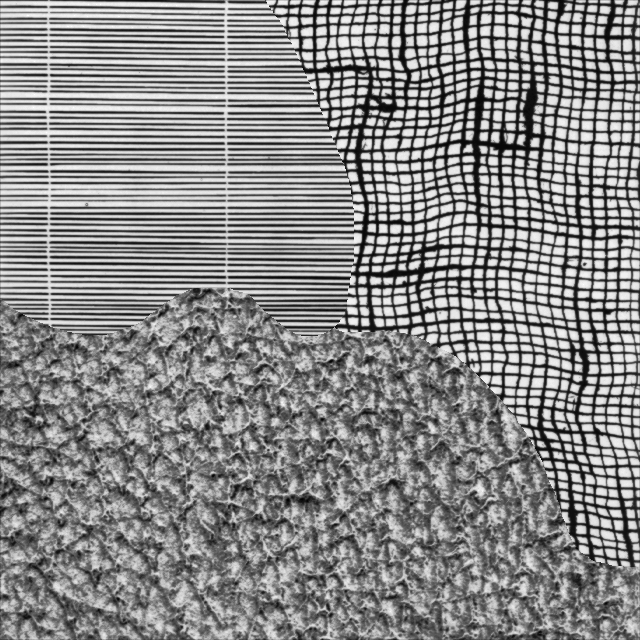
#> input picture Chapter04/3labels/training_image.png, 640 x 640 px
$ python local_features.py
#> lines starting #> are read from the running program, lines starting #| are printed output that depends on the picture
"""
Helping functions for extracting features from images

Vedrana Andersen Dahl (vand@dtu.dk)
Anders Bjorholm Dahl (abda@dtu.dk)
"""

#%%
import numpy as np
import scipy.ndimage


######################################################################################
######################################################################################
#                       GAUSSIAN DERIVATIVE FEATURES
######################################################################################
######################################################################################
def get_gauss_feat_im(im, sigma=1, normalize=True):
    """Gauss derivative features for every image pixel.

    This function applies Gaussian filters with different derivative orders
    to extract a multi-dimensional feature representation at each pixel
    of a 2D image. The derivatives capture various image properties such as
    edges, corners, and texture gradients.
    It generates 15 different feature channels by applying Gaussian derivatives
    of orders 0 to 4 in both x and y directions.

    Arguments:
        im: a 2D image, shape (r, c).
        sigma: standard deviation for the Gaussian filter defining the scale.
        normalize: flag to indicate if the resulting features should be
                   normalized to have zero-mean and unit variance.
    Returns:
        imfeat: 3D array of size (r, c, 15) where each pixel is represented by a
                15-dimensional feature vector computed from different orders of
                Gaussian derivatives.
    Author: vand@dtu.dk, 2022
    """
    # Define the list of derivative orders to compute.
    # Orders include the 0th derivative (smoothed image) and higher order derivatives.
    im = im.astype(float)
    orders = [0,
              [0, 1], [1, 0],
              [0, 2], [1, 1], [2, 0],
              [0, 3], [1, 2], [2, 1], [3, 0],
              [0, 4], [1, 3], [2, 2], [3, 1], [4, 0]]

    # Apply the Gaussian filter with each derivative order.
    # For each order in the list, the function scipy.ndimage.gaussian_filter computes
    # the Gaussian derivative response of the image.
    imfeat = [scipy.ndimage.gaussian_filter(im, sigma, o) for o in orders]

    # Stack the individual feature images along the third dimension.
    # The resulting array has shape (r, c, 15) corresponding to the 15 derivative responses.
    imfeat = np.stack(imfeat, axis=2)

    if normalize:
        # Subtract the mean of each feature (across all pixels) to center the feature values around zero.
        imfeat -= np.mean(imfeat, axis=(0, 1))
        # Calculate the standard deviation for each feature.
        std = np.std(imfeat, axis=(0, 1))
        # Avoid division by zero by setting any zero standard deviation to one.
        std[std == 0] = 1
        # Normalize the features so that each has unit variance.
        imfeat /= std

    return imfeat

# [36 lines left out: function get_gauss_feat_multi, not called in this run]


######################################################################################
######################################################################################
#                       PATCH-BASED FEATURES
######################################################################################
######################################################################################

def im2col(im, patch_size=[3, 3], stepsize=1):
    """Rearrange image patches into columns
    Arguments:
        image: a 2D image, shape (r,c).
        patch size: size of extracted paches.
        stepsize: patch step size.
    Returns:
        patches: a 2D array which in every column has a patch associated
            with one image pixel. For stepsize 1, number of returned column
            is (r-patch_size[0]+1)*(c-patch_size[0]+1) due to bounary. The
            length of columns is pathc_size[0]*patch_size[1].
    """

    r, c = im.shape
    s0, s1 = im.strides
    nrows =r - patch_size[0] + 1
    ncols = c - patch_size[1] + 1
    shp = patch_size[0], patch_size[1], nrows, ncols
    strd = s0, s1, s0, s1

    out_view = np.lib.stride_tricks.as_strided(im, shape=shp, strides=strd)
    return out_view.reshape(patch_size[0]*patch_size[1], -1)[:, ::stepsize]


# [42 lines left out: function ndim2col, not called in this run]

#%%
import skimage.io
import matplotlib.pyplot as plt

if __name__ == '__main__':

    #%% features based on gaussian derivatives
    import skimage.io
    import matplotlib.pyplot as plt
    filename = '3labels/training_image.png'
    I = skimage.io.imread(filename).astype(float)/255
#> I: shape (640, 640) float64; min 0, max 1, mean 0.533
    I = I[200:400, 200:400] # smaller image such that we can see
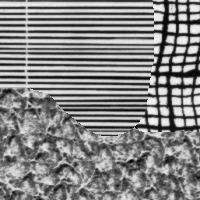
#> I: shape (200, 200) float64; min 0, max 0.949, mean 0.519
    fig, ax = plt.subplots()
    ax.imshow(I)

    sigma = 5
    gf = get_gauss_feat_im(I, sigma)
#> in get_gauss_feat_im, `imfeat = [scipy.ndimage.gaussian_filter(im, sigma, o) for o in orders]`: imfeat = 15 items
#> in get_gauss_feat_im, `std = np.std(imfeat, axis=(0, 1))`: std = [0.0533, 0.00588, 0.00692, 0.00146, 0.000682, 0.00174, 0.000493, 0.000152, 0.000159, 0.000568, 0.000202, 4.69e-05, 3.41e-05, 4.82e-05, 0.000223]

    fig,ax = plt.subplots(5, 3, figsize=(15, 25))


    ax = ax.ravel()
    for i, a in enumerate(ax):
        a.imshow(gf[..., i], cmap='jet')
        a.set_title(f'layer {i}')
    plt.show()
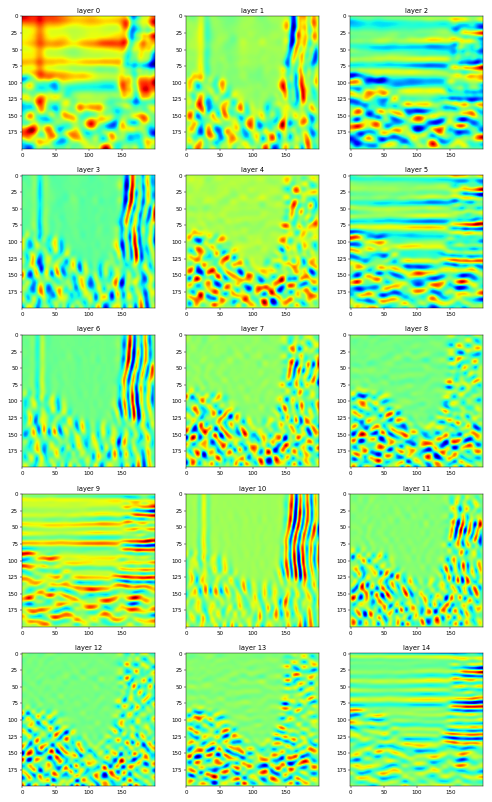
#> figure drawn by matplotlib, 15 panels


    #%% features based on image patches
    I = skimage.io.imread(filename).astype(float)/255
    I = I[300:320, 400:420] # smaller image such that we can see
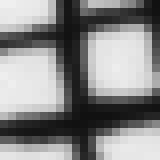
#> I: shape (20, 20) float64 (shown 8 times larger); min 0.0667, max 0.941, mean 0.537
    fig, ax = plt.subplots()
    ax.imshow(I)

    pf = im2col(I, [3, 3])
#> in im2col, `s0, s1 = im.strides`: s0 = 5120; s1 = 8
#> in im2col, `strd = s0, s1, s0, s1`: strd = (5120, 8, 5120, 8)
    pf = pf.reshape((9, I.shape[0]-2, I.shape[1]-2))

    fig,ax = plt.subplots(3,3)
    for j in range(3):
        for i in range(3):
            ax[i][j].imshow(pf[3*i+j], cmap='jet')
            ax[i][j].set_title(f'layer {3*i+j}')

    plt.show()
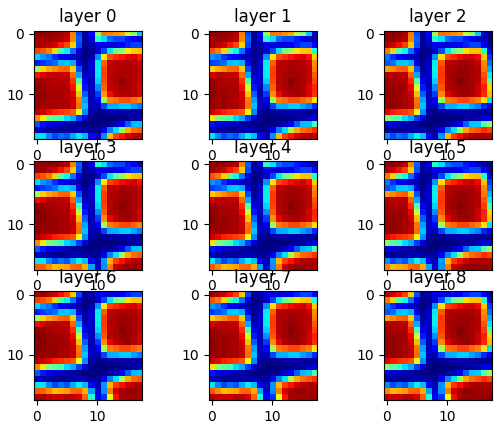
#> figure drawn by matplotlib, 9 panels

$ run again, with Chapter04/3labels/testing_image.png copied over Chapter04/3labels/training_image.png
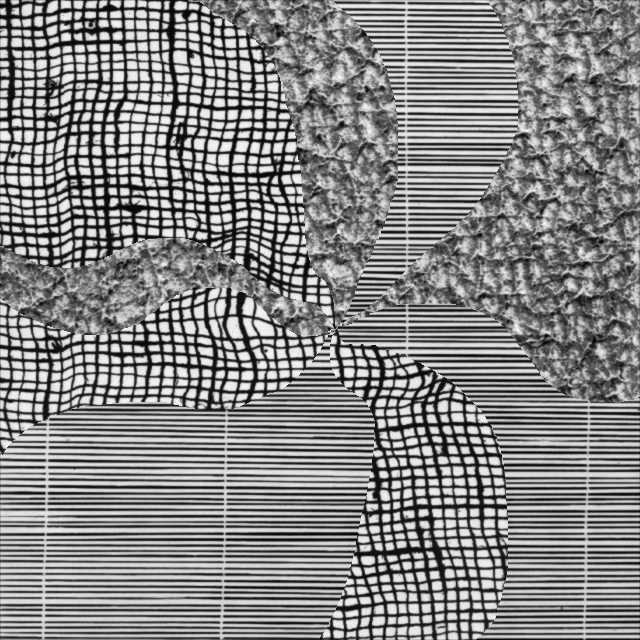
#> input picture Chapter04/3labels/testing_image.png, 640 x 640 px
#> `I = I[200:400, 200:400]`:
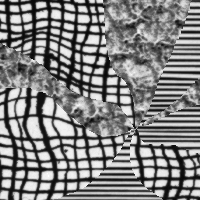
#> I: shape (200, 200) float64; min 0.0196, max 1, mean 0.508
#> imfeat = 15 items
#> std = [0.0631, 0.0082, 0.00796, 0.00235, 0.000865, 0.0019, 0.000881, 0.000223, 0.000188, 0.000612, 0.000372, 7.85e-05, 4.35e-05, 5.75e-05, 0.000245]
#> `I = I[300:320, 400:420]`:
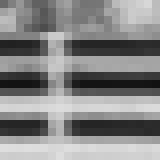
#> I: shape (20, 20) float64 (shown 8 times larger); min 0.0706, max 0.871, mean 0.523
#> s0 = 5120; s1 = 8
#> strd = (5120, 8, 5120, 8)
